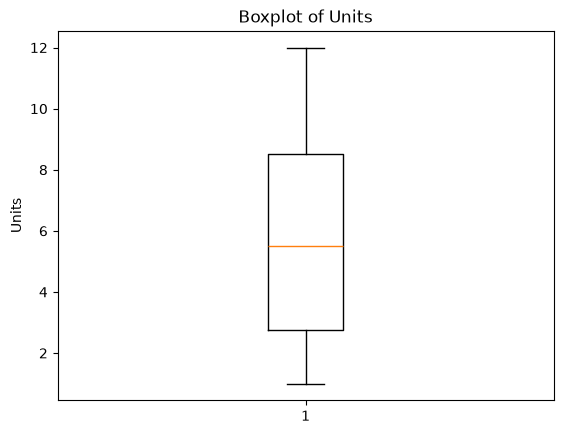

This figure's Python source:
import pandas as pd
import matplotlib.pyplot as plt

orders = pd.DataFrame({
    "units": [10, 5, 8, 2, 3, 6, 12, 1]
})

plt.boxplot(orders["units"])

plt.ylabel("Units")
plt.title("Boxplot of Units")

plt.savefig("boxplot_units.png", bbox_inches="tight")

print("Saved boxplot_units.png")
